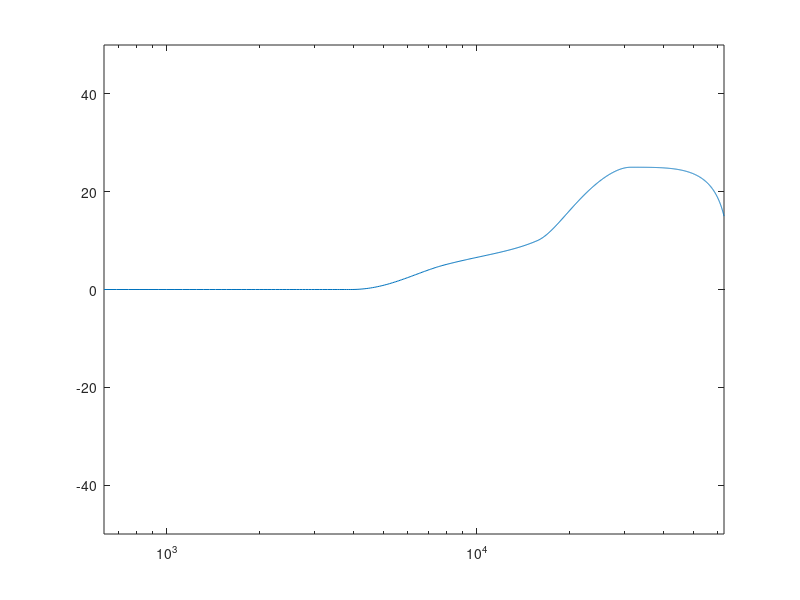

Recreate this plot in MATLAB.
% This script is used to comptute a customized ideal frequency response
% function to be used with the optimize_filter_circuit scripts. The
% function y_ideal is interpolated from user defined points
% -------------------------------------------------------------------------

x_i = linspace(100, 10000, 1000) * 2 * pi;
x = [100 156 312 625 1250 2500 5000 10000] * 2 * pi;

% define ideal function in dB here
y_ideal = [0 0 0 0 5 10 25 15];

% interpolate to smoothen and convert to gain
y_ideal = interp1(x, 10 .^ (y_ideal ./ 20 ), x_i, 'pchip');
% use the computed function as the ideal y value in simulation

% plot dB
semilogx(x_i, 20 * log10(y_ideal));

% semilogx(x_i, 20 * log10(y_ideal));

ylim([-50 50]);
xlim([100 10000] * 2* pi)
